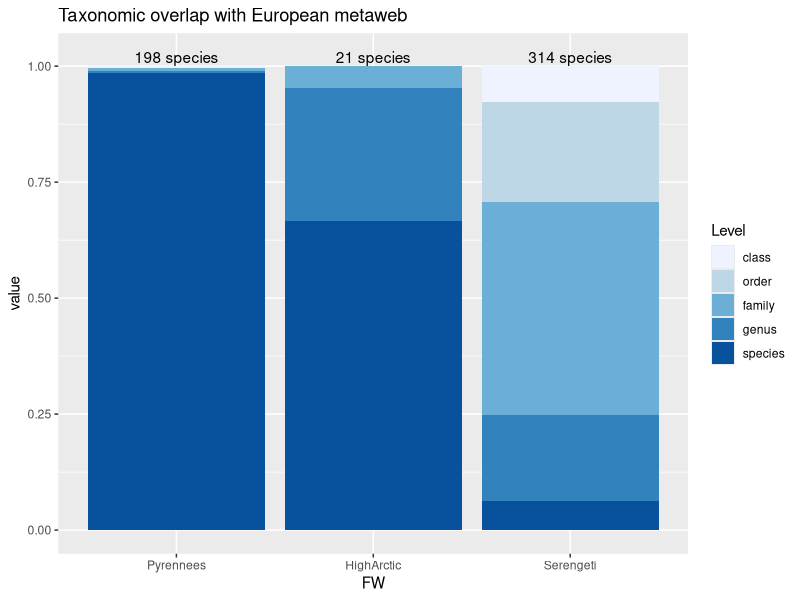

This chart was generated by the following R code: (Note: this script raises an error after producing the figure.)
rm(list = ls())
library(dplyr)
library(tidyr)
library(ggplot2)


EuroTraits <- read.csv("data/cleaned/EuroTraits.csv", row.names = 1)
SerengetiTraits <- read.csv("data/cleaned/SerengetiTraits.csv", row.names = 1)
PyrenneesTraits <- read.csv("data/cleaned/PyrenneesTraits.csv", row.names = 1)
HighArcticTraits <- read.csv("data/cleaned/HighArcticTraits.csv", row.names = 1)

##### Taxonomic overlap
# Pyrennees:
pyr <- data.frame(FW = rep("Pyrennees", nrow(PyrenneesTraits)))
pyr$species = PyrenneesTraits$Species %in% EuroTraits$Species
pyr$genus <- PyrenneesTraits$Genus %in% EuroTraits$Genus & !pyr$species
pyr$family <- PyrenneesTraits$Family %in% EuroTraits$Family & !pyr$species & !pyr$genus
pyr$order <- PyrenneesTraits$Order %in% EuroTraits$Order & !pyr$species & !pyr$genus  & !pyr$family
pyr$class <- !pyr$species & !pyr$genus  & !pyr$family & !pyr$order

# Serengeti:
ser <- data.frame(FW = rep("Serengeti", nrow(SerengetiTraits)))
ser$species = SerengetiTraits$Species %in% EuroTraits$Species
ser$genus <- SerengetiTraits$Genus %in% EuroTraits$Genus & !ser$species
ser$family <- SerengetiTraits$Family %in% EuroTraits$Family & !ser$species & !ser$genus
ser$order <- SerengetiTraits$Order %in% EuroTraits$Order & !ser$species & !ser$genus  & !ser$family
ser$class <- !ser$species & !ser$genus  & !ser$family & !ser$order

# High Arctic:
HA <- data.frame(FW = rep("HighArctic", nrow(HighArcticTraits)))
HA$species = HighArcticTraits$Species %in% EuroTraits$Species
HA$genus <- HighArcticTraits$Genus %in% EuroTraits$Genus & !HA$species
HA$family <- HighArcticTraits$Family %in% EuroTraits$Family & !HA$species & !HA$genus
HA$order <- HighArcticTraits$Order %in% EuroTraits$Order & !HA$species & !HA$genus  & !HA$family
HA$class <- !HA$species & !HA$genus  & !HA$family & !HA$order

# Put everything together
df <- rbind(pyr, ser, HA) %>%
  group_by(FW) %>%
  summarise(species = sum(species), genus = sum(genus), family = sum(family), order = sum(order), class = sum(class)) %>%
  pivot_longer(species:class, names_to = "Level") %>%
  mutate(Level = factor(Level, levels = c("class", "order", "family", "genus", "species")),
         FW = factor(FW, levels = c("Pyrennees", "HighArctic", "Serengeti")))
p1 <- ggplot(df, aes( y=value, x=FW)) + 
  geom_bar(position="fill", stat="identity", aes(fill  = Level)) +
  scale_fill_brewer(type = "seq") +
  geom_text(data = data.frame(FW = factor(c("Pyrennees", "HighArctic", "Serengeti")),
                              N = c(nrow(PyrenneesTraits), nrow(HighArcticTraits), nrow(SerengetiTraits))),
            aes(x = FW, y = 1.02, label = paste(N, "species"))) +
  labs(title = "Taxonomic overlap with European metaweb")

ggsave("figures/exploration/TaxoOverlap.png", p1, device = "png")

##### Trait coverage
rm(df, HA, pyr, ser)

# EuroMW
euro <- data.frame(FW = rep("Europe", nrow(EuroTraits)))
euro$TL = !is.na(EuroTraits$Trophic_level)
euro$ActivityTime = !is.na(EuroTraits$Diel_activity)
euro$Habitat = !is.na(EuroTraits$Forest)
euro$Size = !is.na(EuroTraits$Body_mass_g) | !is.na(EuroTraits$Body_length_mm) | !is.na(EuroTraits$Adult_svl_cm)
euro$ClutchSize = !is.na(EuroTraits$Litter_clutch_size)
euro$LifeHistory = !is.na(EuroTraits$Max_longevity_d) | !is.na(EuroTraits$Maturity_d) | !is.na(EuroTraits$Longevity_d) | !is.na(EuroTraits$Generation_length_d)

# Pyrennees
pyr <- data.frame(FW = rep("Pyrennees", nrow(PyrenneesTraits)))
pyr$TL = !is.na(PyrenneesTraits$Trophic_level)
pyr$ActivityTime = !is.na(PyrenneesTraits$Diel_activity)
pyr$Habitat = !is.na(PyrenneesTraits$Forest)
pyr$Size = !is.na(PyrenneesTraits$Body_mass_g) | !is.na(PyrenneesTraits$Body_length_mm) | !is.na(PyrenneesTraits$Adult_svl_cm)
pyr$ClutchSize = !is.na(PyrenneesTraits$Litter_clutch_size)
pyr$LifeHistory = !is.na(PyrenneesTraits$Max_longevity_d) | !is.na(PyrenneesTraits$Maturity_d) | !is.na(PyrenneesTraits$Longevity_d) | !is.na(PyrenneesTraits$Generation_length_d)

# Serengeti
ser <- data.frame(FW = rep("Serengeti", nrow(SerengetiTraits)))
ser$TL = !is.na(SerengetiTraits$Trophic_level)
ser$ActivityTime = !is.na(SerengetiTraits$Diel_activity)
ser$Habitat = !is.na(SerengetiTraits$Forest)
ser$Size = !is.na(SerengetiTraits$Body_mass_g) | !is.na(SerengetiTraits$Body_length_mm) | !is.na(SerengetiTraits$Adult_svl_cm)
ser$ClutchSize = !is.na(SerengetiTraits$Litter_clutch_size)
ser$LifeHistory = !is.na(SerengetiTraits$Max_longevity_d) | !is.na(SerengetiTraits$Maturity_d) | !is.na(SerengetiTraits$Longevity_d) | !is.na(SerengetiTraits$Generation_length_d)

# HighArctic
HA <- data.frame(FW = rep("HighArctic", nrow(HighArcticTraits)))
HA$TL = !is.na(HighArcticTraits$Trophic_level)
HA$ActivityTime = !is.na(HighArcticTraits$Diel_activity)
HA$Habitat = !is.na(HighArcticTraits$Forest)
HA$Size = !is.na(HighArcticTraits$Body_mass_g) | !is.na(HighArcticTraits$Body_length_mm) | !is.na(HighArcticTraits$Adult_svl_cm)
HA$ClutchSize = !is.na(HighArcticTraits$Litter_clutch_size)
HA$LifeHistory = !is.na(HighArcticTraits$Max_longevity_d) | !is.na(HighArcticTraits$Maturity_d) | !is.na(HighArcticTraits$Longevity_d) | !is.na(HighArcticTraits$Generation_length_d)

# Put everything together
df <- rbind(euro, pyr, ser, HA) %>%
  group_by(FW) %>%
  summarise(TL = mean(TL), ActivityTime = mean(ActivityTime), Habitat = mean(Habitat), 
            Size = mean(Size), ClutchSize = mean(ClutchSize), LifeHistory = mean(LifeHistory)) %>%
  pivot_longer(TL:LifeHistory, names_to = "Trait", values_to = "Coverage") %>%
  mutate(Trait = factor(Trait, levels = c("TL", "ActivityTime", "Habitat", "Size", "ClutchSize", "LifeHistory")),
         FW = factor(FW, levels = c("Europe", "Pyrennees", "HighArctic", "Serengeti")))
p2 <- ggplot(df, aes(y=Coverage, x=FW)) + 
  geom_bar(position=position_dodge(), stat="identity", aes(fill  = Trait)) +
  scale_fill_brewer(type = "qual") +
  coord_flip() +
  labs(title = "Taxonomic overlap with European metaweb")

ggsave("figures/exploration/TraitCoverage.png", p2, device = "png")
